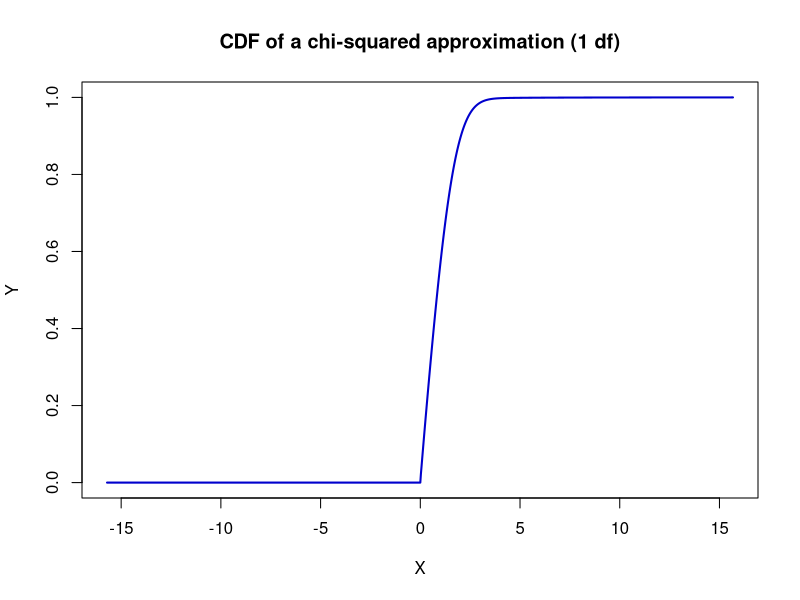

The R script that drew this image:
compl = function(re, im) {
    # Complex array generation
    if (missing(re)) {
        stop("compl: no composed object for real part")
    }
    if (missing(im)) {
        im = 0 * (re <= Inf)
    }
    if (nrow(matrix(re)) != nrow(matrix(im))) {
        stop("compl: dim(re)<>dim(im)")
    }
    z = list()
    z$re = re
    z$im = im
    return(z)
}
cmul = function(x, y) {
    # Complex multiplication
    re = x$re * y$re - x$im * y$im
    im = x$re * y$im + x$im * y$re
    z = list()
    z$re = re
    z$im = im
    return(z)
}
cexp = function(x) {
    # Complex exponential
    re = exp(x$re) * cos(x$im)
    im = exp(x$re) * sin(x$im)
    z = list()
    z$re = re
    z$im = im
    return(z)
}
csub = function(x, y) {
    # Complex subtraction two arrays of complex numbers
    re = x$re - y$re
    im = x$im - y$im
    z = list()
    z$re = re
    z$im = im
    return(z)
}
cdiv = function(x, y) {
    # Complex division
    w = y$re^2 + y$im^2
    re = (x$re * y$re + x$im * y$im)/w
    im = (x$im * y$re - x$re * y$im)/w
    z = list()
    z$re = re
    z$im = im
    return(z)
}
cln = function(x) {
    # Complex natural logarithm
    re = log(x$re^2 + x$im^2)/2
    im = atan2(x$im, x$re)
    z = list()
    z$re = re
    z$im = im
    return(z)
}
creal = function(z) {
    # Returning real part
    re = z$re
    return(re)
}
StandardNormalCharf = function(t, l) {
    # Standard Normal Characteristic Function
    s2 = l$sigma^2
    tmp = compl(-0.5 * s2 * t$re, -0.5 * s2 * t$im + l$mu)
    r = cexp(cmul(tmp, t))
    return(r)
}

gFourierInversion = function(N, K, dt, t0, x0, charf, l) {
    # generic function for density approximation
    
    # 1. form the grids:
    dx = (2 * pi)/(N * dt)
    t = (0:(K - 1)) * dt
    if (t0 != 0) {
        t = t + dt/2
    }
    t = compl(t, t * 0)
    x = x0 + (0:(N - 1)) * dx
    # 2. do the FFT:
    tmp = charf(t, l)
    phi = matrix(1, N, 2)
    phi[1:K, 1] = tmp$re
    phi[1:K, 2] = tmp$im
    tmp = x0 * dt * (0:(N - 1))
    phi = cmul(compl(phi[, 1], phi[, 2]), cexp(compl(tmp * 0, -tmp)))
    phi = cbind(phi$re, phi$im)
    phitmp = complex(real = phi[, 1], imaginary = phi[, 2])
    ninvfft = length(phitmp)
    y = fft(phitmp, inverse = T)  #ninvfft
    y = compl(Re(y), Im(y))
    if (t0 != 0) {
        tmp = x * dt/2
        y = cmul(y, cexp(compl(tmp * 0, -tmp)))
    }
    # 3. rescale:
    if (t0 == 0) {
        r = dt * (creal(y) - 0.5 * creal(charf(list(re = 0, im = 0), l)))/pi
    } else {
        r = dt * creal(y)/pi
    }
    return(r)
}

VaRcgfDG = function(t, par) {
    # cumulant generating function (cgf) for the class of quadratic forms of Gaussian vectors.
    
    s = compl(par$theta * t$re, par$theta * t$im)
    i = 1
    m = length(par$lambda)
    while (i <= m) {
        # 1-lambda*t:
        omlt = compl(1 - par$lambda[i] * t$re, -par$lambda[i] * t$im)
        tmp = cmul(t, t)
        tmp = cdiv(tmp, omlt)
        tmp = compl(par$delta[i]^2 * tmp$re, par$delta[i]^2 * tmp$im)
        tmp = csub(tmp, cln(omlt))
        s = compl(s$re + 0.5 * tmp$re, s$im + 0.5 * tmp$im)
        i = i + 1
    }
    return(s)
}


VaRcharfDG = function(t, par) {
    # computes the characteristic function for the class of quadratic forms of Gaussian vectors.
    t = compl(-t$im, t$re)  # 1i*t
    r = cexp(VaRcgfDG(t, par))
}

VaRcharfDGF2 = function(t, l) {
    # Fourier transform of an approximating Gaussian cdf
    mu = l$theta + 0.5 * sum(l$lambda)
    s2 = sum(l$delta^2 + 0.5 * l$lambda^2)
    tmp = compl(-0.5 * s2 * t$re, -0.5 * s2 * t$im + mu)
    tmp = cexp(cmul(tmp, t))
    tmp = csub(VaRcharfDG(t, l), tmp)
    tmp = cdiv(tmp, t)
    r = compl(-tmp$im, tmp$re)
    r$re = replace(r$re, r$re == "NaN", 0)
    r$im = replace(r$im, r$im == "NaN", 0)
    return(r)
}

VaRcorrfDGF2 = function(x, l) {
    # cdf of normal approximation
    mu = l$theta + 0.5 * sum(l$lambda)
    s2 = sum(l$delta^2 + 0.5 * l$lambda^2)
    r = pnorm((x - mu)/sqrt(s2))
    return(r)
}


#################### MAIN FUNCTION ####################

VaRcdfDG = function(l, N, K, dt) {
    
    dx = 2 * pi/(N * dt)
    x0 = -pi/dt
    y = gFourierInversion(N, K, dt, dt/2, x0, VaRcharfDGF2, l)
    x = x0 + (0:(N - 1)) * dx
    y = y + VaRcorrfDGF2(x, l)
    y[x <= 0] = 0  # correct for misspecification
    r = list(x = x, y = y)
    return(r)
}

#################### TEST FUNCTION ####################

VaRcdfDGtest = function(par, N, dt) {
    l = VaRcdfDG(par, N, N, dt)
    z = cbind(l$x, l$y)
    plot(z, type = "l", col = "blue3", lwd = 2, xlab = "X", ylab = "Y")
    title("CDF of a chi-squared approximation (1 df)")
}

theta = 0
delta = c(0)
lambda = c(1.4142)
par = list(theta = theta, delta = delta, lambda = lambda)
VaRcdfDGtest(par, 1024, 0.2)
 
